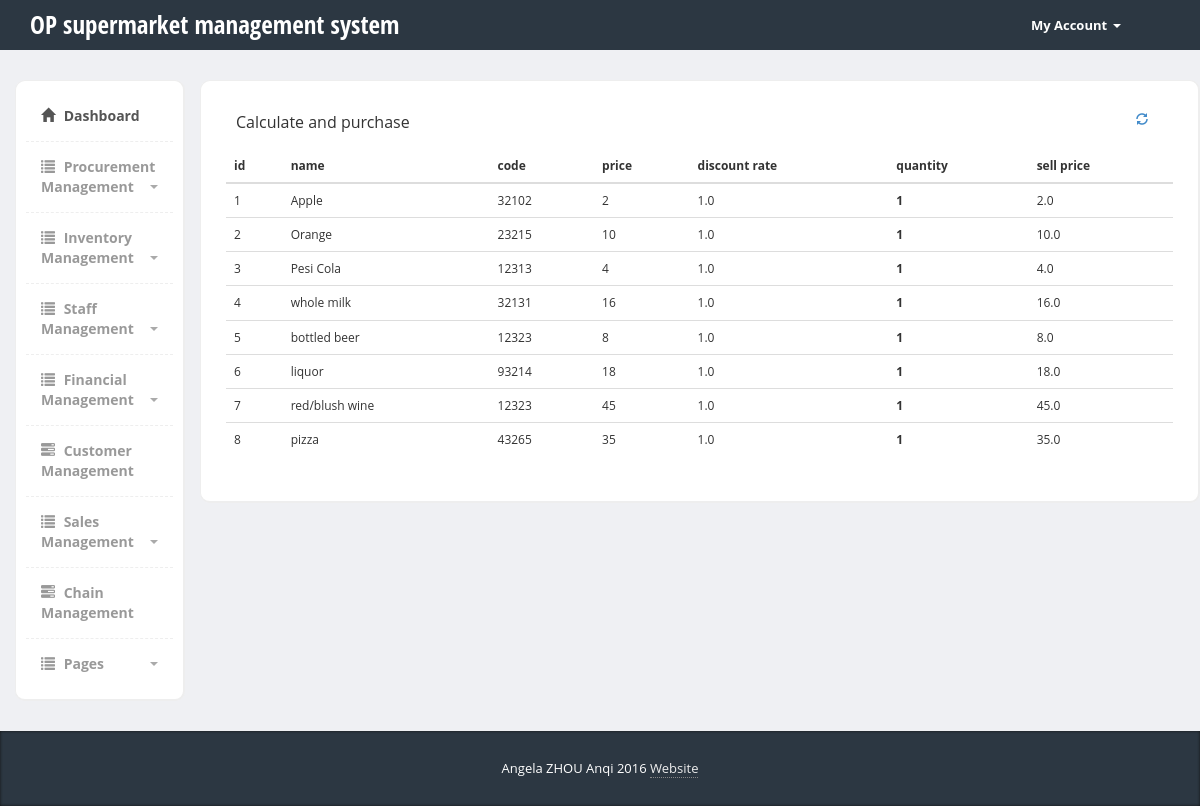
The page /sms/sales_management/cal_pur/ on the database its author committed.
### sms/models.py (models this page shows, shortened)
class Product(models.Model):
    product_name = models.CharField(max_length=200)
    batch_id = models.IntegerField(default=1)
    category= models.CharField(max_length=200)
    code   = models.CharField(max_length=200)
    status   = models.CharField(max_length=200)
    price = models.IntegerField(default=0)
    expiry_date = models.DateField(default=datetime.now, blank=True)
    discount_rate = models.FloatField(default=1.0)
    markdown = models.IntegerField(default=1)
    inventory = models.IntegerField(default=1)
    def _get_total(self):
       "Returns the total"
       return self.price * self.discount_rate
    current_price = property(_get_total)

### sms/views.py (the view)
def cal_pur(request):
	product_list= Product.objects.all()
	dt_list = DiscoutingTable.objects.all()
	for product in product_list:
		if not DiscoutingTable.objects.filter(product_id = product).exists():
			product.discount_rate = 1.0
			product.save()
	context = {'product_list': product_list}
	return render(request, 'sms/cal_pur.html', context)

### sms/templates/sms/cal_pur.html (shortened to what this page needs)
{% load static %}
{% load mathfilters%}
<!DOCTYPE html>
<html>
  <head>
    <link href="{% static 'sms/bootstrap/css/bootstrap.min.css'%}" rel="stylesheet">
    <link href="{% static 'sms/vendors/jquery-ui.css'%}" rel="stylesheet" media="screen">
    <link href="https://cdn.datatables.net/1.10.12/css/jquery.dataTables.min.css" rel="stylesheet" media="screen">
    <link href="https://cdn.datatables.net/select/1.2.0/css/select.dataTables.min.css" rel="stylesheet" media="screen">
    <link href="{% static 'sms/css/styles.css'%}" rel="stylesheet">
    <link href="{% static 'sms/css/stats.css'%}"  rel="stylesheet">
  </head>
  <body>
  	<div class="header">
	     <div class="container">
	        <div class="row">
	           <div class="col-md-5">
	              <div class="logo">
	                 <h1><a href="index.html">OP supermarket management system</a></h1>
	              </div>
	           </div>
	           <div class="col-md-2 account">
	              <div class="navbar navbar-inverse" role="banner">
	                  <nav class="collapse navbar-collapse bs-navbar-collapse navbar-right" role="navigation">
	                    <ul class="nav navbar-nav">
	                      <li class="dropdown">
	                        <a href="#" class="dropdown-toggle" data-toggle="dropdown">My Account <b class="caret"></b></a>
	                      </li>
	                    </ul>
	                  </nav>
	              </div>
	           </div>
	        </div>
	     </div>
	</div>
    <div class="page-content">
    	<div class="row">
		  <div class="col-md-2">
		  	<div class="sidebar content-box" style="display: block;">
                <ul class="nav">
                    <li class="current"><a href="/sms/"><i class="glyphicon glyphicon-home"></i> Dashboard</a></li>
                    <li class="submenu">
                         <a href="#">
                            <i class="glyphicon glyphicon-list"></i> Procurement Management
                            <span class="caret pull-right"></span>
                         </a>
                    </li>
                     <li class="submenu">
                         <a href="#">
                            <i class="glyphicon glyphicon-list"></i> Inventory Management
                            <span class="caret pull-right"></span>
                         </a>
                    </li>
                    <li class="submenu">
                         <a href="#">
                            <i class="glyphicon glyphicon-list"></i> Staff Management
                            <span class="caret pull-right"></span>
                         </a>
                    </li>
                    <li class="submenu">
                         <a href="#">
                            <i class="glyphicon glyphicon-list"></i> Financial Management
                            <span class="caret pull-right"></span>
                         </a>
                    </li>
                    <li><a href="customer_management.html"><i class="glyphicon glyphicon-tasks"></i> Customer Management</a></li>
                    <li class="submenu">
                         <a href="#">
                            <i class="glyphicon glyphicon-list"></i> Sales Management
                            <span class="caret pull-right"></span>
                         </a>
                    </li>
                    <li><a href="chain_management.html"><i class="glyphicon glyphicon-tasks"></i> Chain Management</a></li>
                    <li class="submenu">
                         <a href="#">
                            <i class="glyphicon glyphicon-list"></i> Pages
                            <span class="caret pull-right"></span>
                         </a>
                    </li>
                </ul>
             </div>
		  </div>
		  <div class="col-md-10">
        <div class="row">
          <div class="content-box-large">
            <div class="panel-heading">
            <div class="panel-title">Calculate and purchase</div>
            <div class="panel-options">
                <a href="#" data-rel="collapse"><i class="glyphicon glyphicon-refresh"></i></a>
            </div>
          </div>
            <div class="panel-body">
            <table cellpadding="0" cellspacing="0" border="0" class="table" cellspacing="0" >
              <thead>
                <tr>
                  <th>id</th>
                  <th>name</th>
                  <th>code</th>
                  <th>price</th>
                  <th>discount rate</th>
                  <th>quantity</th>
                  <th>sell price</th>
                </tr>
              </thead>
              <tbody>
                {% if product_list%}
                  {% for product in product_list %}
                    <tr class="odd gradeX">
                      <td>{{ product.id}}</td>
                      <td>{{ product.product_name}}</td>
                      <td>{{ product.code}}</td>
                      <td>{{ product.price}}</td>
                      <td> {{ product.discount_rate}}</td>
                      <th>1</th>
                      <td> {{ product.price|mul:product.discount_rate }}</td>
                    </tr>
                    {% endfor %}
                  {%endif%}
              </tbody>
            </table>
        </div>
      </div>
        </div>
		 </div>
    </div>
   </div>
    <footer>
         <div class="container">
            <div class="copy text-center">
               Angela ZHOU Anqi 2016 <a href='#'>Website</a>
            </div>
         </div>
      </footer>
  </body>
</html>

### sms/static/sms/css/styles.css (style rules this page uses)
body { font-family: 'Open Sans', sans-serif; background-color: #f7f7f7; position: relative; margin: 0px; font-size: 12px; padding: 0px; }
.page-content > .row { margin-left: 0px !important; margin-right: 0px !important; margin-top: 30px; }
.panel-body { padding: 5px !important; }
footer { background-color:#2c3742; box-shadow:inset 0px 0px 3px #111; color:#fff; font-size:14px; line-height:25px; padding:10px 0px 10px 0px; bottom: 0px; }
footer a { color:#eee; text-decoration:none; border-bottom:1px dotted #888; }
footer .copy { font-size:13px; margin:15px 0px; }
.header { height:50px; background-color: #2c3742; }
.account { margin-left:40%; }
.header .logo h1 { font-size:25px; margin:0px; padding:10px 0px; }
.header .logo h1 a { color:#fff; font-family: 'Open Sans Condensed', sans-serif; }
.header .navbar * { box-shadow:none !important; }
.header .navbar { background:none !important; border:0px !important; }
.header .navbar .nav > li > a { color:#fff !important; font-size:13px !important; border-bottom:0px !important; margin-top:0px !important; font-weight:bold; }
.header .navbar-collapse { border:0px !important; }
.header .navbar-nav .caret { border-top-color:#fff !important; border-bottom-color:#fff !important; }
.content-box, .content-box-large { margin-bottom:30px; background:#fff; border-radius:10px; padding:10px; border-left:1px solid #eee; border-top:1px solid #eee; border-right:2px solid #eee; border-bottom:2px solid #eee; }
.content-box-large { padding: 20px; }
.sidebar ul.nav, .sidebar ul.nav ul { list-style: none; padding: 0px; margin: 0px; }
.sidebar .nav > li { margin: 0; border-bottom:1px dashed #eee; }
.sidebar .nav > li:last-child { border-bottom:0px; }
.sidebar .nav > li > a { font-size: 14px; line-height: 20px; padding: 15px 15px; color: #999; display: block; font-weight:bold; background:none; text-decoration: none; border-top:0px; font-weight:bold; }
.sidebar .nav > li > a > i { margin-right:5px; }
.sidebar .nav li a:hover, .sidebar .nav li.current > a { background: #fff; color: #555; border-bottom:0px; }
.sidebar .nav a .caret { float: right; width: 0; height: 0; display: inline-block; vertical-align: top; border-top: 4px solid #aaa; border-right: 4px solid transparent; border-left: 4px solid transparent; content: ""; margin-top: 8px; margin-left: 2px; }
body { background-color: #eff0f3; }
.panel-heading>.panel-title, .content-box-header .panel-title { float: left; padding: 10px 0px; padding-top: 0px; }
.panel-heading>.panel-options, .content-box-header .panel-options { float: right; padding-right: 15px; }
.panel-heading>.panel-options>a, .content-box-header .panel-options>a { margin-top: 10px; }
.panel-body { clear:both; }

### rows shown on the page
Product: id "1", product_name "Apple", code "32102", price "2", discount_rate "1.0", price|mul "2.0"
Product: id "2", product_name "Orange", code "23215", price "10", discount_rate "1.0", price|mul "10.0"
Product: id "3", product_name "Pesi Cola", code "12313", price "4", discount_rate "1.0", price|mul "4.0"
Product: id "4", product_name "whole milk", code "32131", price "16", discount_rate "1.0", price|mul "16.0"
Product: id "5", product_name "bottled beer", code "12323", price "8", discount_rate "1.0", price|mul "8.0"
Product: id "6", product_name "liquor", code "93214", price "18", discount_rate "1.0", price|mul "18.0"
Product: id "7", product_name "red/blush wine", code "12323", price "45", discount_rate "1.0", price|mul "45.0"
Product: id "8", product_name "pizza", code "43265", price "35", discount_rate "1.0", price|mul "35.0"
